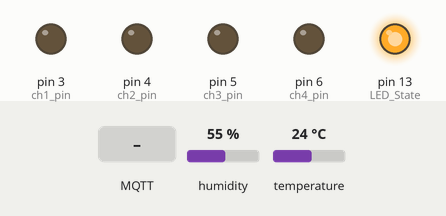
Simulated run of this sketch. Board: Arduino Uno, built for the host (arithmetic inside an expression is 32-bit, double 64-bit). Shown: output pins drawn as LEDs (lit = HIGH). The test bench sets the inputs (shaded band); at power-on: humidity 55 %, temperature 24 °C. No MQTT or app messages arrive unless stated; what the sketch prints to the serial monitor is not drawn.

Above: at 0.1 s.
At 1.1 s:
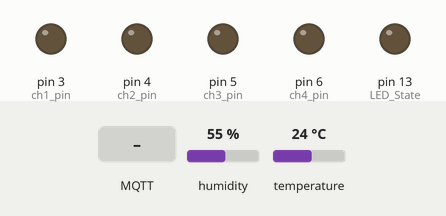
At 4.7 s:
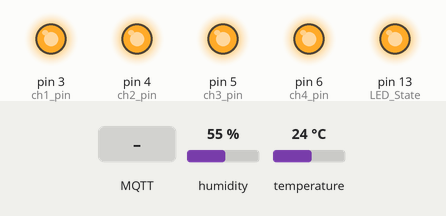
4.8 s: MQTT message "/gate1/rl/ch1" arrives on the first subscribed topic
Timing chart, 0 to 7.8 s (numbered marks = the images above; inputs shaded):
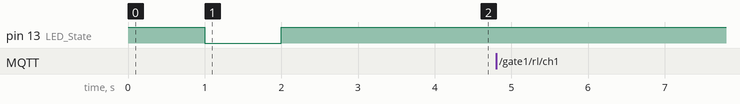

Measured:
- after the input at 4.8 s, every drawn part: stays the same

The sketch:

ARDGate.ino
```cpp
#include <SPI.h>           // Ethernet shield
#include <Ethernet.h>      // Ethernet shield
#include <PubSubClient.h>  // MQTT
#include <dht11.h>

#define DHT11_PIN 8
#define LED_State 13
#define ch1_pin 3
#define ch2_pin 4
#define ch3_pin 5
#define ch4_pin 6


//#define DEBUG

dht11 DHT;

int h_value = 0;         // hum value
int t_value = 0;         // temp value

byte mac[]    = { 0x01, 0x23, 0x45, 0x67, 0x89, 0x02 };
byte server[] = { 192, 168, 1, 241 }; // your MajorDomo Server ip
byte ip[]     = { 192, 168, 1, 230 }; // your gateway ip

char buff_msg[32];            // mqtt message

void callback(char* topic, byte* payload, unsigned int length);

EthernetClient ethClient;
PubSubClient client(ethClient);
unsigned long lastMqtt = 0;

void callback(char* topic, byte* payload, unsigned int length) {
  payload[length] = '\0';
  Serial.print(topic);
  Serial.print("  ");
  String strTopic = String(topic);
  String strPayload = String((char*)payload);
  Serial.println(strTopic);

  if (strTopic == "/gate1/rl/ch1") {
    if (strPayload == "OFF") digitalWrite(ch1_pin, HIGH);
    else if (strPayload == "ON") digitalWrite(ch1_pin, LOW);
  }
  if (strTopic == "/gate1/rl/ch2") {
    if (strPayload == "OFF") digitalWrite(ch2_pin, HIGH);
    else if (strPayload == "ON") digitalWrite(ch2_pin, LOW);
  }
  if (strTopic == "/gate1/rl/ch3") {
    if (strPayload == "OFF") digitalWrite(ch3_pin, HIGH);
    else if (strPayload == "ON") digitalWrite(ch3_pin, LOW);
  }
  if (strTopic == "/gate1/rl/ch4") {
    if (strPayload == "OFF") digitalWrite(ch4_pin, HIGH);
    else if (strPayload == "ON") digitalWrite(ch3_pin, LOW);
  }
}

void setup() {
#ifdef DEBUG
  Serial.begin(57600);
  delay(500);
  Serial.println("Start gateway");
#endif

  pinMode(LED_State, OUTPUT);
  digitalWrite(LED_State, HIGH);
  delay(1000);
  digitalWrite(LED_State, LOW);
  delay(1000);
  digitalWrite(LED_State, HIGH);

  client.setServer(server, 1883);
  client.setCallback(callback);

  pinMode(ch1_pin, OUTPUT);
  pinMode(ch2_pin, OUTPUT);
  pinMode(ch3_pin, OUTPUT);
  pinMode(ch4_pin, OUTPUT);

  digitalWrite(ch1_pin, HIGH);
  digitalWrite(ch2_pin, HIGH);
  digitalWrite(ch3_pin, HIGH);
  digitalWrite(ch4_pin, HIGH);


  Ethernet.begin(mac, ip);
  if (client.connect("gw1Client")) {
    client.subscribe("/gate1/rl/#");
#ifdef DEBUG
    Serial.println("Setup client conected...");
#endif
  }
  else
  {
#ifdef DEBUG
    Serial.println("OffLine");
#endif
  }
  delay(1500);
}

void loop() {

  int chk;
  chk = DHT.read(DHT11_PIN);    // READ DATA
#ifdef DEBUG
  switch (chk){
      case DHTLIB_OK:
                //Serial.println("Ok");
                break;
      case DHTLIB_ERROR_CHECKSUM:
                Serial.println("Checksum error");
                break;
      case DHTLIB_ERROR_TIMEOUT:
                Serial.println("Time out error");
                break;
      default:
                Serial.println("Unknown error");
                break;
  }
#endif

  h_value = DHT.humidity;
  t_value = DHT.temperature;

#ifdef DEBUG
  Serial.print("Hum: ");
  Serial.print(String(h_value));
  Serial.print("  temp: ");
  Serial.println(t_value);
#endif

  if (lastMqtt > millis()) lastMqtt = 0;
  client.loop();

  // any over code

  if (millis() > (lastMqtt + 10000)) {
    if (!client.connected()) {
      if (client.connect("gw1Client")) {
        client.subscribe("/gate1/rl/#");
       }
    }
    if (client.connected())
    {
      sprintf(buff_msg, "%d", h_value);
      client.publish("/gate1/humidity1", buff_msg);
      sprintf(buff_msg, "%d", t_value);
      client.publish("/gate1/temp1", buff_msg);
#ifdef DEBUG
      Serial.println("send data to mqtt broker");
#endif
    }
    lastMqtt = millis();
  }
  delay(1000);
}
```
